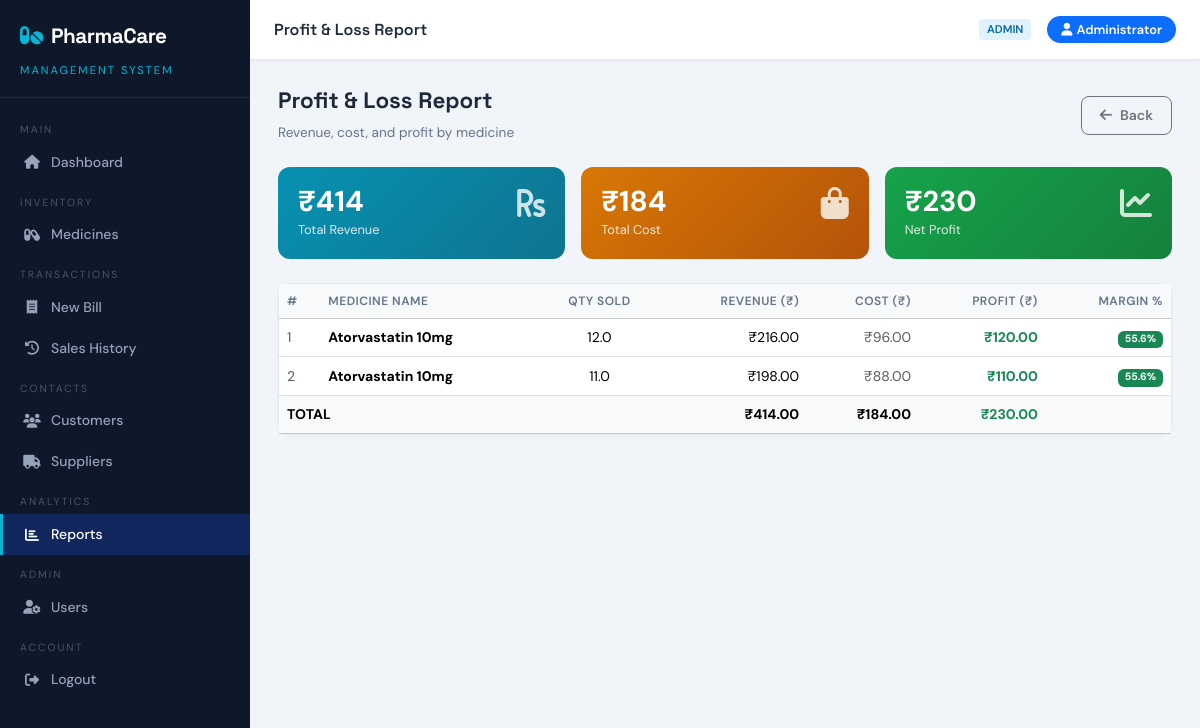
/reports/profit (signed in), run on the app's committed database.
### tables this page shows
CREATE TABLE medicines (
        id               INTEGER PRIMARY KEY AUTOINCREMENT,
        name             TEXT NOT NULL,
        generic_name     TEXT,
        category         TEXT,
        manufacturer     TEXT,
        batch_number     TEXT,
        barcode          TEXT,
        stock_quantity   REAL DEFAULT 0,
        unit             TEXT DEFAULT 'tablets',
        purchase_price   REAL DEFAULT 0,
        selling_price    REAL DEFAULT 0,
        reorder_level    REAL DEFAULT 10,
        manufacture_date TEXT,
        expiry_date      TEXT,
        description      TEXT,
        is_active        INTEGER DEFAULT 1,
        created_at       TEXT DEFAULT (datetime('now','localtime'))
    );

### app.py (the view)
@app.route('/reports/profit')
@login_required
@role_required('admin')
def report_profit():
    data = query("""SELECT m.name, SUM(si.quantity) as qty_sold,
                    SUM(si.quantity * m.purchase_price) as cost,
                    SUM(si.subtotal) as revenue,
                    SUM(si.subtotal - si.quantity * m.purchase_price) as profit
                    FROM sale_items si JOIN medicines m ON si.medicine_id=m.id
                    GROUP BY m.id, m.name ORDER BY profit DESC""")
    total_rev = query("SELECT SUM(total_amount) as t FROM sales", one=True)['t'] or 0
    return render_template('report_profit.html', data=data, total_revenue=total_rev)

### app.py (called while the page is built)
def get_db():
    conn = sqlite3.connect(DATABASE)
    conn.row_factory = sqlite3.Row
    conn.execute("PRAGMA foreign_keys = ON")
    return conn

def login_required(f):
    @wraps(f)
    def decorated(*args, **kwargs):
        if 'user_id' not in session:
            flash('Please login first.', 'warning')
            return redirect(url_for('login'))
        return f(*args, **kwargs)
    return decorated

def role_required(*roles):
    def decorator(f):
        @wraps(f)
        def decorated(*args, **kwargs):
            if session.get('role') not in roles:
                flash('Access denied.', 'danger')
                return redirect(url_for('dashboard'))
            return f(*args, **kwargs)
        return decorated
    return decorator

def query(sql, params=(), one=False):
    conn = get_db()
    cur = conn.execute(sql, params)
    rv = cur.fetchall()
    conn.close()
    return (rv[0] if rv else None) if one else rv

### templates/report_profit.html (shortened to what this page needs)
{% extends 'base.html' %}
{% block page_title %}Profit & Loss Report{% endblock %}
{% block content %}
<div class="page-header">
  <div><h2>Profit & Loss Report</h2><p>Revenue, cost, and profit by medicine</p></div>
  <a href="{{ url_for('reports') }}" class="btn btn-outline-secondary"><i class="fas fa-arrow-left me-2"></i>Back</a>
</div>
<div class="row g-3 mb-4">
  {% set total_cost   = data | sum(attribute='cost') %}
  {% set total_profit = data | sum(attribute='profit') %}
  <div class="col-md-4">
    <div class="stat-card bg-cyan-grad">
      <div class="d-flex justify-content-between align-items-start">
        <div>
          <div class="stat-value">₹{{ "%.0f"|format(total_revenue) }}</div>
          <div class="stat-label">Total Revenue</div>
        </div>
        <i class="fas fa-rupee-sign stat-icon"></i>
      </div>
    </div>
  </div>
  <div class="col-md-4">
    <div class="stat-card bg-warning-grad">
      <div class="d-flex justify-content-between align-items-start">
        <div>
          <div class="stat-value">₹{{ "%.0f"|format(total_cost) }}</div>
          <div class="stat-label">Total Cost</div>
        </div>
        <i class="fas fa-shopping-bag stat-icon"></i>
      </div>
    </div>
  </div>
  <div class="col-md-4">
    <div class="stat-card {{ 'bg-success-grad' if total_profit >= 0 else 'bg-danger-grad' }}">
      <div class="d-flex justify-content-between align-items-start">
        <div>
          <div class="stat-value">₹{{ "%.0f"|format(total_profit) }}</div>
          <div class="stat-label">Net Profit</div>
        </div>
        <i class="fas fa-chart-line stat-icon"></i>
      </div>
    </div>
  </div>
</div>
<div class="card">
  <div class="table-responsive">
    <table class="table table-hover mb-0">
      <thead class="table-light">
        <tr>
          <th>#</th>
          <th>Medicine Name</th>
          <th class="text-center">Qty Sold</th>
          <th class="text-end">Revenue (₹)</th>
          <th class="text-end">Cost (₹)</th>
          <th class="text-end">Profit (₹)</th>
          <th class="text-end">Margin %</th>
        </tr>
      </thead>
      <tbody>
        {% for row in data %}
        {% set margin = ((row.profit / row.revenue) * 100) if row.revenue else 0 %}
        <tr>
          <td class="text-muted">{{ loop.index }}</td>
          <td><strong>{{ row.name }}</strong></td>
          <td class="text-center">{{ row.qty_sold }}</td>
          <td class="text-end">₹{{ "%.2f"|format(row.revenue) }}</td>
          <td class="text-end text-muted">₹{{ "%.2f"|format(row.cost) }}</td>
          <td class="text-end">
            <span class="{{ 'text-success fw-bold' if row.profit >= 0 else 'text-danger fw-bold' }}">
              ₹{{ "%.2f"|format(row.profit) }}
            </span>
          </td>
          <td class="text-end">
            <span class="badge {{ 'bg-success' if margin >= 20 else ('bg-warning text-dark' if margin >= 10 else 'bg-danger') }}">
              {{ "%.1f"|format(margin) }}%
            </span>
          </td>
        </tr>
        {% else %}
        <tr>
          <td colspan="7" class="text-center text-muted py-5">No sales data available</td>
        </tr>
        {% endfor %}
      </tbody>
      {% if data %}
      <tfoot class="table-light fw-bold">
        <tr>
          <td colspan="3">TOTAL</td>
          <td class="text-end">₹{{ "%.2f"|format(total_revenue) }}</td>
          <td class="text-end">₹{{ "%.2f"|format(total_cost) }}</td>
          <td class="text-end {{ 'text-success' if total_profit >= 0 else 'text-danger' }}">
            ₹{{ "%.2f"|format(total_profit) }}
          </td>
          <td></td>
        </tr>
      </tfoot>
      {% endif %}
    </table>
  </div>
</div>
{% endblock %}

### templates/base.html (style rules this page uses)
:root { --primary: #0d6efd; --primary-dark: #0a58ca; --sidebar-bg: #0f172a; --sidebar-text: #94a3b8; --sidebar-active: #1e40af; --accent: #06b6d4; --danger: #ef4444; --success: #22c55e; --warning: #f59e0b; --card-bg: #ffffff; --body-bg: #f1f5f9; --border: #e2e8f0; --text: #1e293b; --text-muted: #64748b; }
* { box-sizing: border-box; margin: 0; padding: 0; }
body { font-family: 'DM Sans', sans-serif; background: var(--body-bg); color: var(--text); }
.card { border: 1px solid var(--border); border-radius: 12px; box-shadow: 0 1px 4px rgba(0,0,0,.04); }
.stat-card { border-radius: 12px; padding: 20px; color: #fff; }
.stat-card .stat-icon { font-size: 2rem; opacity: .8; }
.stat-card .stat-value { font-size: 1.8rem; font-weight: 700; line-height: 1; }
.stat-card .stat-label { font-size: .8rem; opacity: .85; margin-top: 4px; }
.bg-success-grad { background: linear-gradient(135deg,#16a34a,#15803d); }
.bg-warning-grad { background: linear-gradient(135deg,#d97706,#b45309); }
.bg-cyan-grad { background: linear-gradient(135deg,#0891b2,#0e7490); }
.table th { font-size: .75rem; font-weight: 600; letter-spacing: .5px; text-transform: uppercase; color: var(--text-muted); }
.table td { vertical-align: middle; font-size: .875rem; }
.btn { border-radius: 8px; font-weight: 600; font-size: .875rem; padding: 8px 18px; }
.page-header { margin-bottom: 24px; display: flex; align-items: center; justify-content: space-between; }
.page-header h2 { font-family: 'Space Grotesk', sans-serif; font-size: 1.4rem; font-weight: 700; }
.page-header p { color: var(--text-muted); font-size: .85rem; margin: 0; }

### data on the page
medicines: name "Atorvastatin 10mg", qty_sold "12.0", revenue "216.00", cost "96.00", profit "120.00", margin "55.6"
medicines: name "Atorvastatin 10mg", qty_sold "11.0", revenue "198.00", cost "88.00", profit "110.00", margin "55.6"

### other printed values
{{ session.role }} "ADMIN"
{{ session.name }} "Administrator"
{{ "%.0f"|format(total_revenue) }} "414"
{{ "%.0f"|format(total_cost) }} "184"
{{ "%.0f"|format(total_profit) }} "230"
{{ "%.2f"|format(total_revenue) }} "414.00"
{{ "%.2f"|format(total_cost) }} "184.00"
{{ "%.2f"|format(total_profit) }} "230.00"
